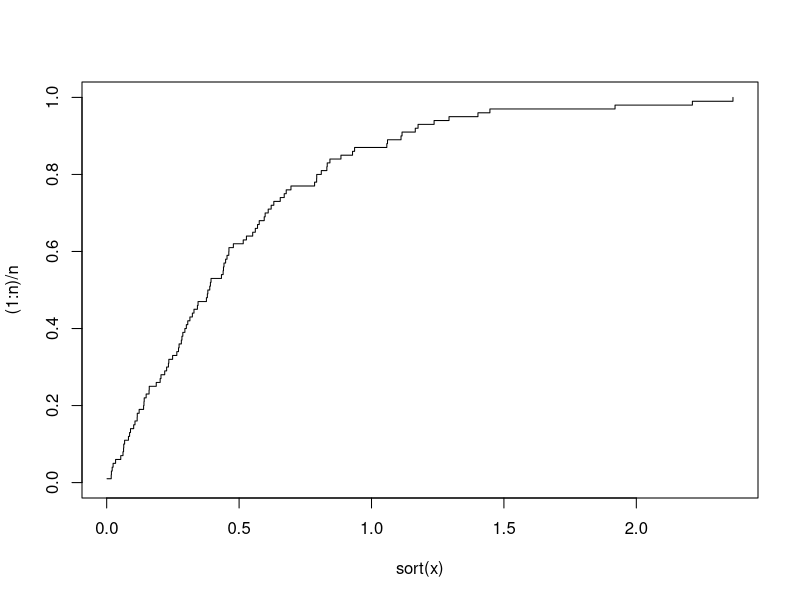

This figure's R source:
# 1. Consider the following heights 1.55, 1.92, 1.60, 1.75, 1.58, 1.67, 1.63, 1.82, 1.76, 1.77, 1.72, 1.85.
  # (1) Assign all these heights as vector "height". 
    height= c(1.55, 1.92, 1.60, 1.75, 1.58, 1.67, 1.63, 1.82, 1.76, 1.77, 1.72, 1.85)
  
  # (2) Compute the mean and standard deviation of "height"?
    mean(height)
    sd(height)
  
  # (3) What is the length of "height"?
    length(height)

  # (4) How many heights are less than 1.65?
    length(height[which(height>1.65)])

  # (5) Show if each height is larger than 1.60 and smaller than 1.75.
    subset(height, 1.60<height & height<1.75)
    
# 2  Use the following script, we can generate a 3x4 matrix: tmp <- matrix(rnorm(12), 3, 4)
    tmp <- matrix(rnorm(12), 3, 4)
    
  # (1) Compute the sum of the second and third row, respectively.
    sum(tmp[2,])
    sum(tmp[3,])
    
  # (2) Compute the product of second and fourth column, respectively.
    sum(tmp[,2])
    sum(tmp[,4])
    
  # (3) Show the dimension of the matrix.
    dim(tmp)
    
  # (4) Use "cat" function to output elements in the second row that are less than 0.2.
    cat(subset(tmp[2,],tmp[2,]< 0.2), sep = " ", fill =FALSE)
    
# 3
  # (1) Use "sample" function to generate a random vector that follows a multinomial distribution with probability (0.2, 0.3, 0.5).
    sample(c('1','2','3'),100,replace = TRUE, prob = c(0.2,0.3,0.5))
    
  # (2) Without use the sample function, generate a random vector that follows a multinomial distribution with probability (0.2, 0.3, 0.5). 
    # Hint: Using runif (or rbinom). Please write several lines of R scripts to simulate a multinomial distribution with probability (0.2, 0.3, 0.5).
    x = runif(100)
    rv = c() 
    for( i in x) {
      if(i < 0.2) {
        rv = c(rv, '1')
      }
      else if (i < 0.5) {
        rv = c(rv, '2')
      }
      else{
        rv = c(rv, '3')
      }
    }
    rv
    
# 4. Calculate the probability for each of the following events:
  # (1) A normally distributed variable with mean 15 and standard deviation 3 is less than 16.
    pnorm(16, mean=15, sd =3)
    
  # (2) X < 8 in a chi-square distribution with 10 degrees of freedom.
    pchisq(8,10)
    
  # (3) Getting 5 out of 10 successes in a binomial distribution with probability 0.4.
    dbinom(5, 10, 0.4)
    
  # (4) X = 5 in a Poisson distribution with ?? is 3. 
    dpois(5,3)
    
# 5. Generate 100 exponentially distributed random variables with rate 2 and plot the empirical distribution function.     
    x=rexp(100, rate=2)
    n= length(x)
    plot(sort(x),(1:n)/n,type="s",ylim=c(0,1))
    
# 6. Over the past 5 years, the mean time for a warehouse to fill a buyer's order has been 25 minutes.
  #  Officials of the company believe that the length of time has increased recently, either due to a change in
  #  the workforce or due to a change in customer purchasing policies. The processing time (in minutes) was
  #  recorded for a random sample of 15 orders processed over the past month.
  #  28 25 27 31 10 26 30 15 55 12 24 32 28 42 38
    time = c(28, 25, 27, 31, 10, 26, 30, 15, 55, 12, 24, 32, 28, 42, 38)
  
  # (1) Check the normality of the data   
    shapiro.test(time)
  # "Since the p-vale of the Shapiro-Wilk normality test is less than 0.05, we can conlude normatlity")   
    
  # (2) Please test the research hypothesis at the significance level ?? = 0.05
    t.test(time,	mu=25,	alternative="greater")
    
    